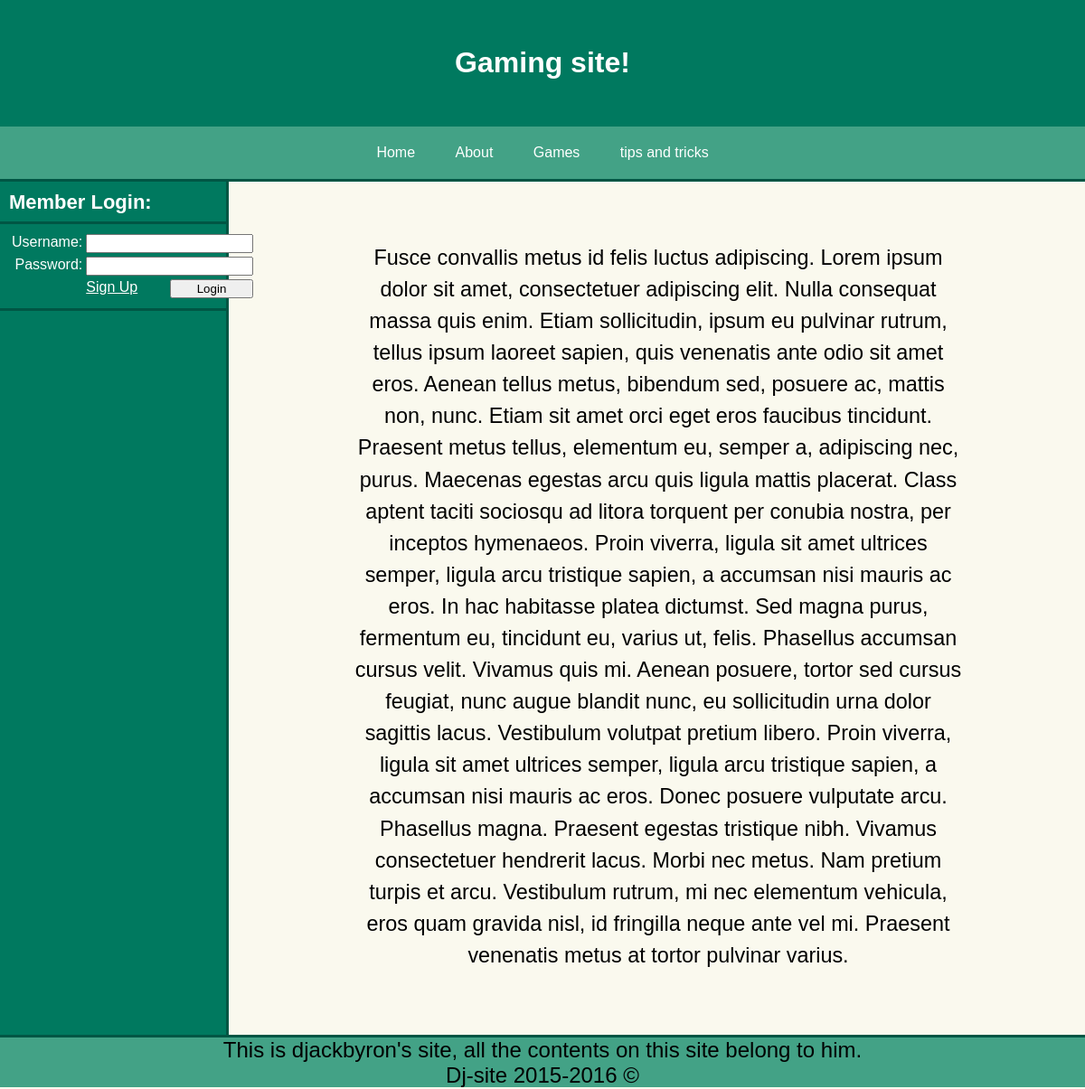
/www/aboutus.php?id=1, run on the app's committed database.
### tables this page shows
CREATE TABLE IF NOT EXISTS `pages` (
  `id` int(11) NOT NULL AUTO_INCREMENT,
  `filename` varchar(50) NOT NULL,
  `name` varchar(25) NOT NULL,
  `title` text,
  `active` smallint(1) NOT NULL,
  PRIMARY KEY (`id`)
);

### www/aboutus.php (the view, shortened to what this page needs)
<!DOCTYPE html>
<html>
<head>
</head>
<body>
<?php
include 'include/menu.inc.php';
$page = $_GET['id'];
$query = "SELECT * FROM pages WHERE id= '$page' AND active = 1";
$exe = mysqli_query($connection,$query);
$row = mysqli_fetch_array($exe);
 ?>
<div id="asd2" class="EqHeightDiv">
<?php include "$dir_site/include/navside.inc.php";?>
<div id="main_section2" class="EqHeightDiv">
<center><section>
<?php echo $row['title']; ?>
</section></center>
</div></div>
	<?php include 'footer.php' ?>

### www/include/menu.inc.php (shortened to what this page needs)
<!DOCTYPE html>
<html>
<head>
	<link rel="stylesheet" type="text/css" href="css/stylesheet.css">
<div id="def"><?php include "definitions.inc.php";?></div>
</head>
<body>
<div id ='header'><h1>Gaming site!</h1></div>
<nav>
	<ul>
		<a href="index.php?page=1"><li>Home</li></a>
<?php
$query = "SELECT * FROM pages WHERE active = 1";
$exe = mysqli_query($connection,$query) or die("error");
while($row = mysqli_fetch_array($exe)){
	$file = $row['filename'];
?>
	<a href='<?php echo $file;?>?id=<?php echo $row["id"];?>'><li><?php echo $row["name"];?></li></a>
<?php } ?>
	</ul>
</nav>

### www/include/definitions.inc.php (shortened to what this page needs)
<?php
	$url_site = "http://localhost/";
?>
<link rel="stylesheet" type="text/css" href="<?php echo $url_site;?>/css/stylesheet.css">

### www/include/navside.inc.php (shortened to what this page needs)
<div id="navside" class="EqHeightDiv">
<div style="font-size:22px;"><strong><?php if(!isset($_SESSION['username'])){?> Member Login:<?php }else{?><center>Member Area</center><?php }?></strong></div>
<hr>
<?php if(!isset($_SESSION['username'])){?><form id="memberlogin" action="memberlogin.php" method="post">
<table>
<tr><td style="float:right;">Username:</td><td> <input type="text" name="username"></td></tr>
<tr><td style="float:right;">Password:</td><td> <input type="password" name="password"></td></tr>
<tr><td></td><td><a href="#">Sign Up</a> <input type="submit" style="float:right;width:50%;"value="Login"></td></tr>
</table></form><?php
}else{
?>
<center>Welcome <?php
echo ucfirst($_SESSION['username']);
?>, <a href="logout.php">(logout)</a></center>
<?php
}
?>
<hr style="background:#005644;">
</div>

### www/footer.php (shortened to what this page needs)
	</body>
	</html>
<div id="footertemp">
	This is djackbyron's site, all the contents on this site belong to him.<br/>
	Dj-site 2015-2016 &copy;
	</div>
	<link rel="stylesheet" href="//code.jquery.com/ui/1.11.4/themes/smoothness/jquery-ui.css">

### www/CSS/stylesheet.css (style rules this page uses)
body { font-family: arial; background-image: url(../images/6aJxrbA.png); background-position:0px 196px; background-repeat: no-repeat; background-color:#faf9ee; color: black; margin: 0px; font: 1em; width: auto; padding: 0px; }
a { color: blue; }
#asd2 { display:block; float:left; margin-top:-3px; }
#navside { background: #00795f; color: white; width:20%; float:left; display:block; border-right:solid #005644; padding-top:10px; padding-left:10px; border-top:solid #005644; min-height:750px; }
#navside hr { background: #005644; color: #005644; height: 3px; margin-left:-10px; border:none; }
#navside a { text-decoration:underline; text-decoration:bold; }
#footertemp { background: #43a286; width: 100%; color: white; display:block; text-align:center; float:left; padding-top:10px; height:55px; border-top:solid #005644; }
#main_section2 { display:block; float:left; padding-top:30px ; padding-bottom:30px ; padding-left:15px; width: 75%; font-size:26px; margin-left:10px; }
body { margin: 0; padding: 0; font-family: sans-serif; }
#header { background: #00795f; width: 100%; padding: 30px 0; color: white; text-align: center; }
a { text-decoration: none; color: inherit; }
nav ul { background-color: #43a286; border-bottom: solid #005644; overflow: hidden; color: white; padding: 0; text-align: center; margin: 0; -webkit-transition: max-height 0.04s; -ms-transition: max-height 0.04s; -moz-transition: max-height 0.04s; -o-transition: max-height 0.04s; transition: max-height 0.04s; }
nav ul li { display: inline-block; padding: 20px; }
section { line-height: 1.5em; font-size: 0.9em; padding: 40px; width: 75%; margin: 0 auto; }

### CSS/stylesheet.css (style rules this page uses)
body { background-image: url(http://i.imgur.com/hlzI6Va.png); font-family: arial; background-repeat: no-repeat; background-size: 100% 100%; color: black; margin: 0px; font: 1em; height: auto; width: auto; padding: 0px; }
#footertemp { font-family: sans-serif; font-size: 24px; text-align: center; background-image: url(http://i.imgur.com/H9Swbf7.png); box-shadow: 5px; color: black; background-repeat: no-repeat; background-size: 100% 100%; margin: 0; padding: 0; }

### data on the page
pages: name "About", title "Fusce convallis metus id felis luctus adipiscing. Lorem ipsum dolor sit amet, consectetuer adipiscing elit. Nulla consequat massa quis enim. Etiam sollicitudin, ipsum eu pulvinar rutrum, tellus ipsum laoreet sapien, quis venenatis ante odio sit amet eros. Aenean tellus metus, bibendum sed, posuere ac, mattis non, nunc. Etiam sit amet orci eget eros faucibus tincidunt. Praesent metus tellus, elementum eu, semper a, adipiscing nec, purus. Maecenas egestas arcu quis ligula mattis placerat. Class aptent taciti sociosqu ad litora torquent per conubia nostra, per inceptos hymenaeos. Proin viverra, ligula sit amet ultrices semper, ligula arcu tristique sapien, a accumsan nisi mauris ac eros. In…"
pages: name "Games"
pages: name "tips and tricks"
